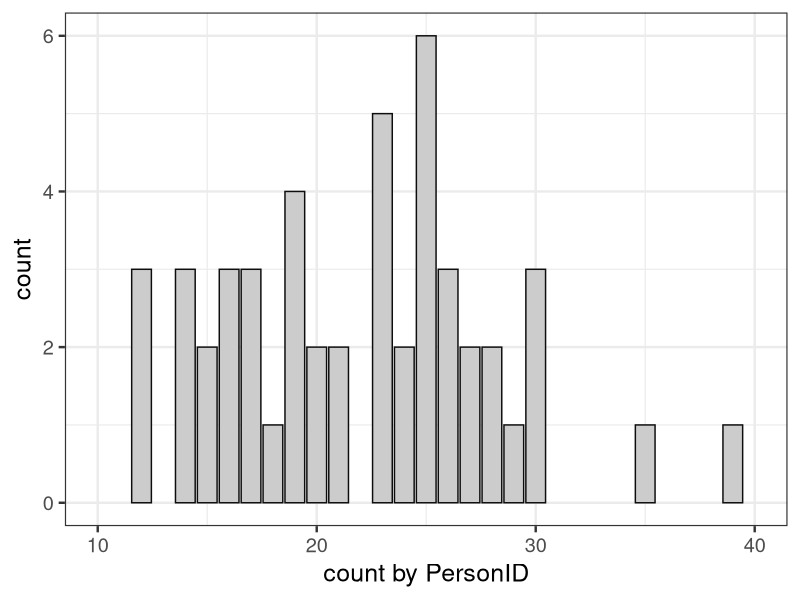
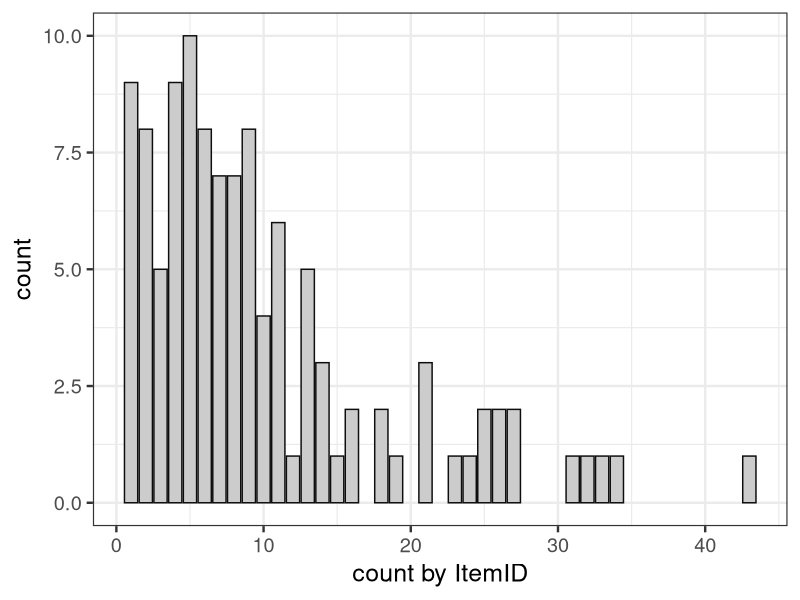

The R script that drew these images, in order:
library(ggplot2)

N <- 50
I <- 120
d <- read.csv(file='input/data-lda.txt')
d_cast <- reshape2::dcast(d, PersonID ~ .)
p <- ggplot(data=d_cast, aes(x=.))
p <- p + theme_bw(base_size=18)
p <- p + geom_bar(color='grey5', fill='grey80')
p <- p + scale_x_continuous(breaks=seq(10,40,10), limits=c(10,40))
p <- p + labs(x='count by PersonID', y='count')
ggsave(file='output/fig11-6-left.png', plot=p, dpi=300, w=4, h=3)

d_cast <- reshape2::dcast(d, ItemID ~ .)
p <- ggplot(data=d_cast, aes(x=.))
p <- p + theme_bw(base_size=18)
p <- p + geom_bar(color='grey5', fill='grey80')
p <- p + labs(x='count by ItemID', y='count')
ggsave(file='output/fig11-6-right.png', plot=p, dpi=300, w=4, h=3)
